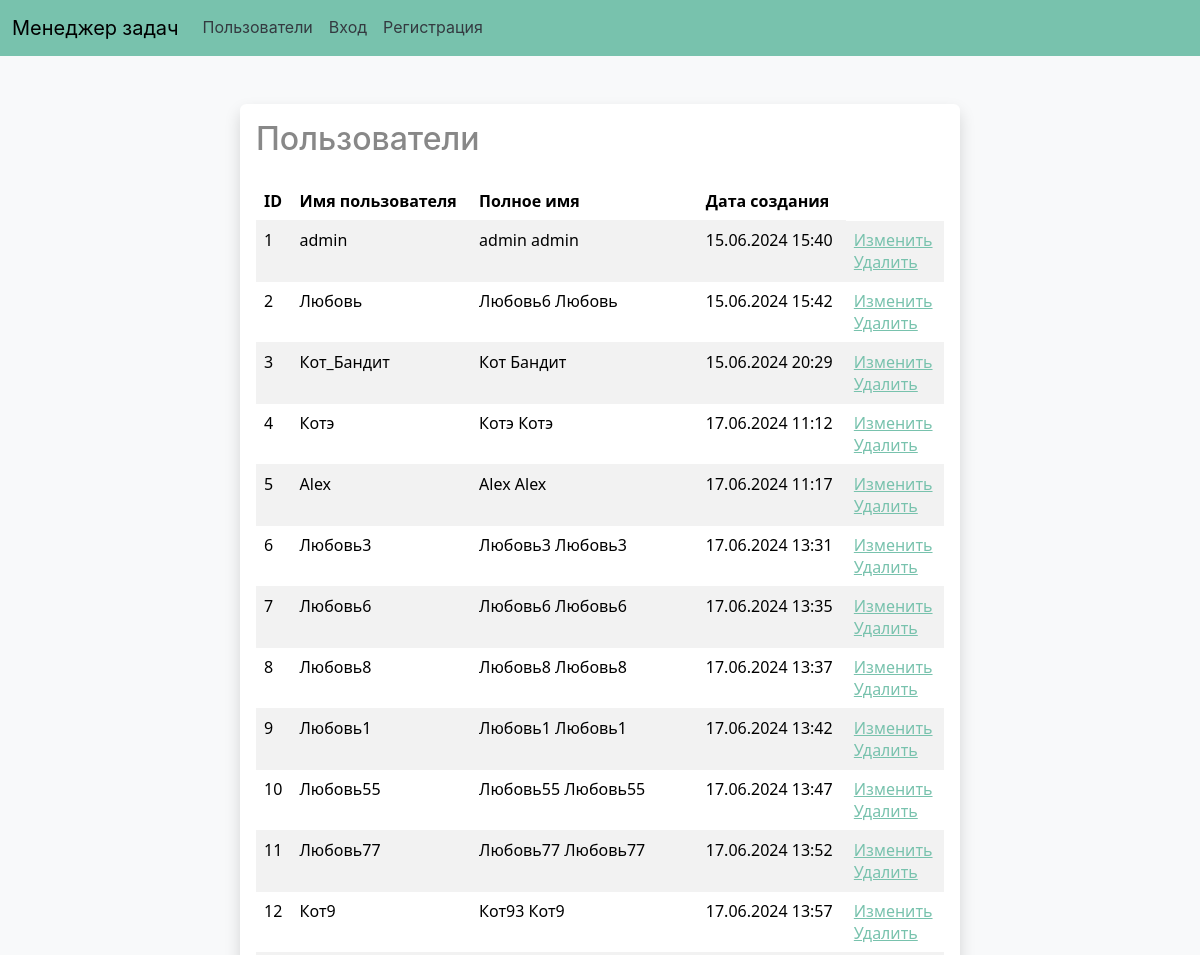
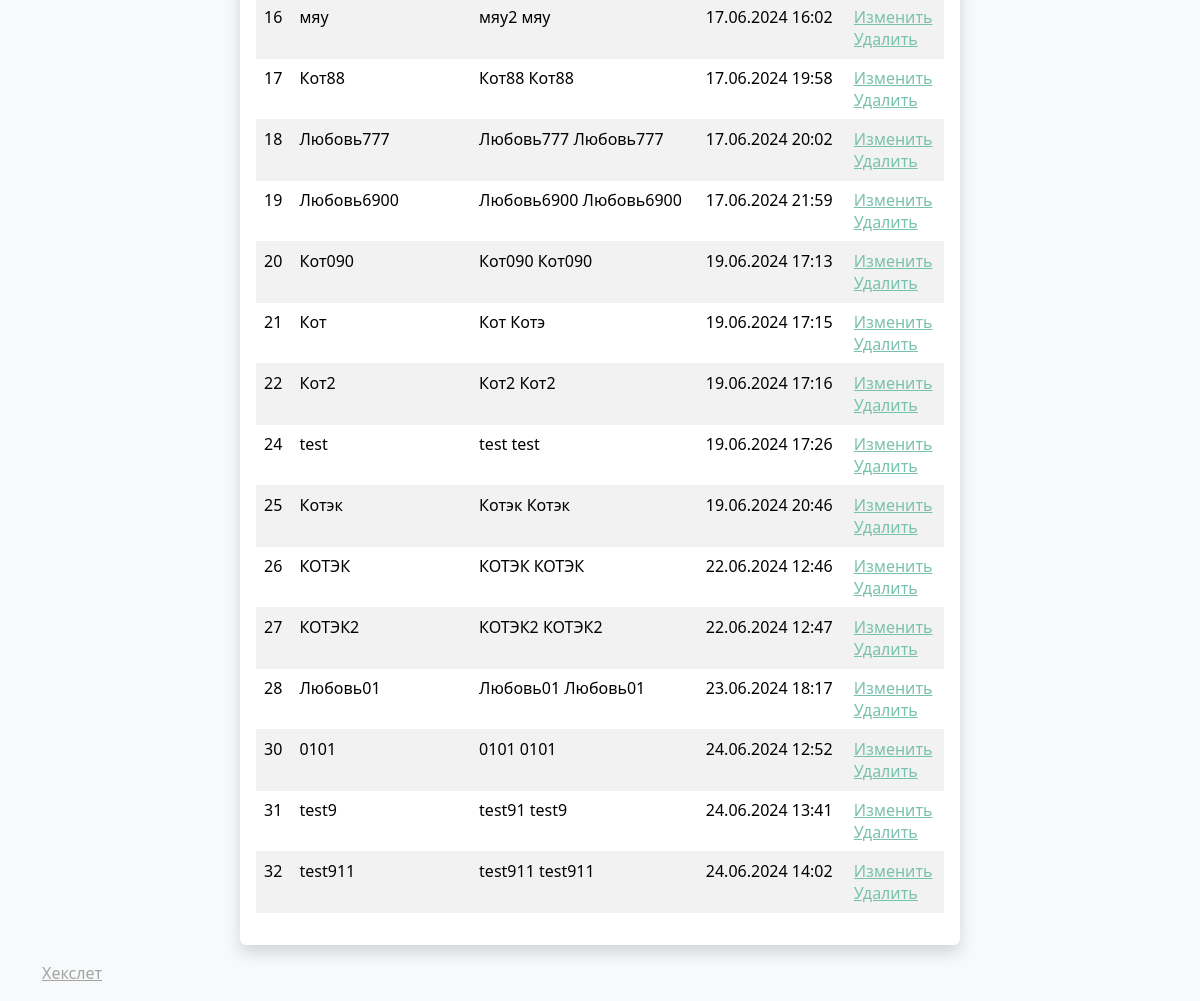
/users/, run on an earlier commit of the app's database (2 pictures, top to bottom).
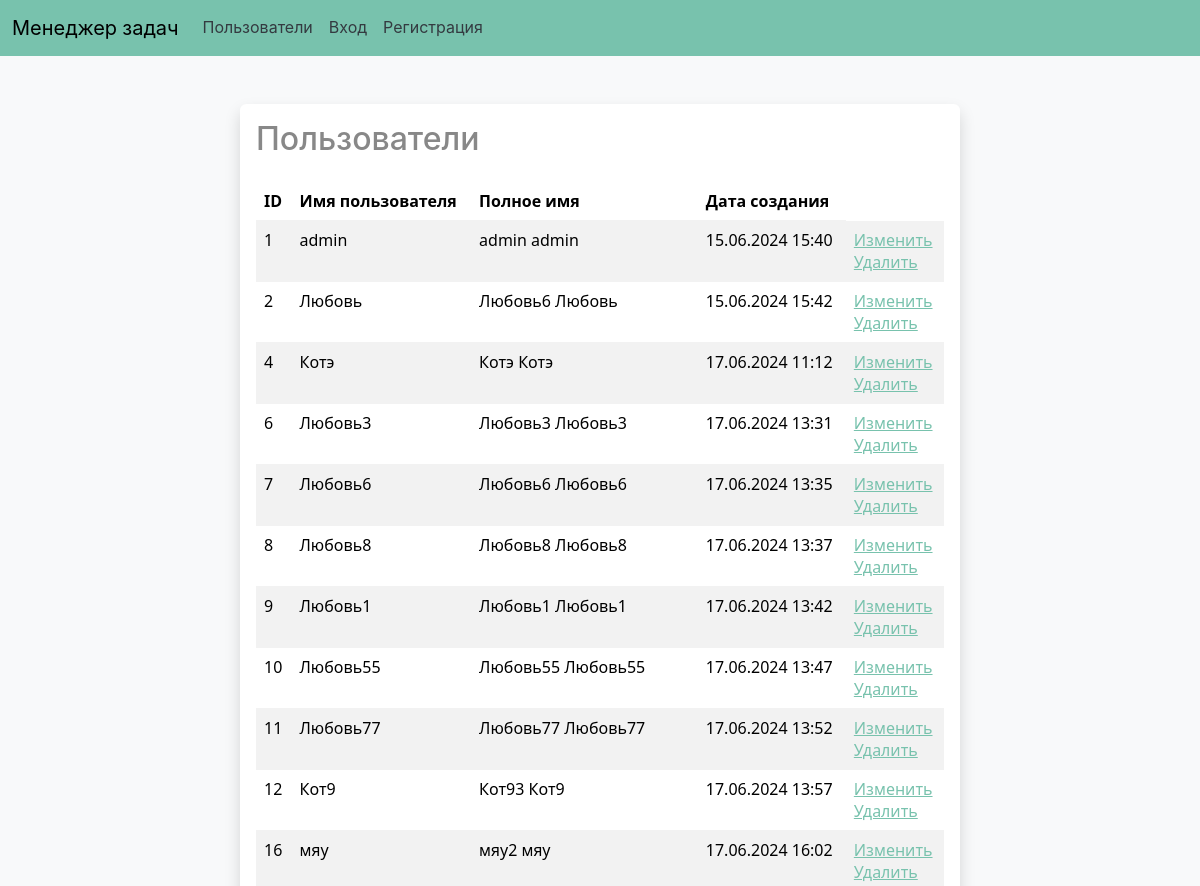
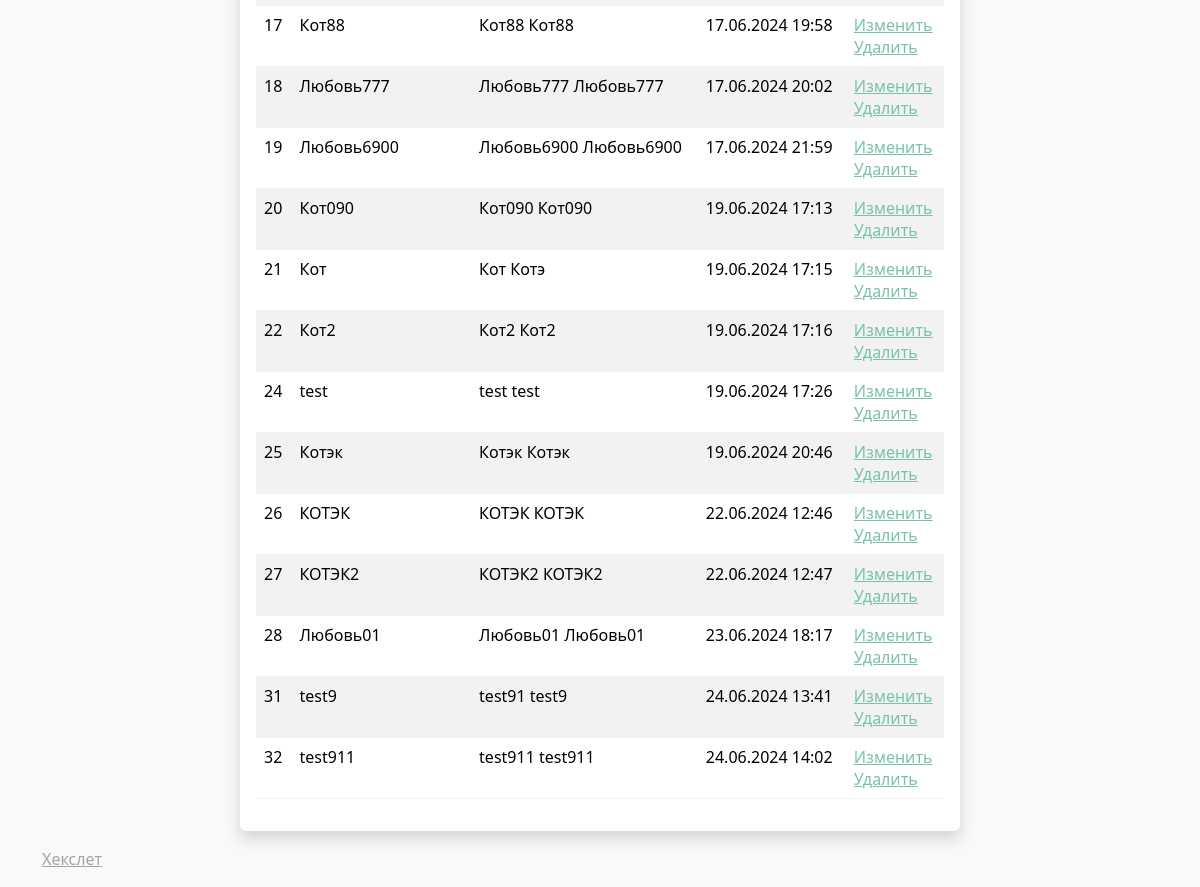
And on a later commit of the database (2 pictures, top to bottom).
### task_manager/models.py (models this page shows, shortened)
class CustomUser(AbstractUser):
    first_name = models.CharField(max_length=100)
    last_name = models.CharField(max_length=100)
    username = models.CharField(max_length=150, unique=True)
    password = models.CharField(max_length=100)
    REQUIRED_FIELDS = ['first_name', 'last_name']

### task_manager/views.py (the view)
# urls.py: path('users/', user_list, name='user-list'),
def user_list(request):
    users = CustomUser.objects.all()
    return render(request, 'users/users.html', {'users': users})

### task_manager/templates/users/users.html
{% extends 'base.html' %}
{% load i18n %}
{% block content %}
<div class="container mt-5">
    <div class="row">
        <div class="col-md-8 offset-md-2">
            <div class="card border-0 shadow">
                <div class="card-body">
                    <h2 class="card-title">{% trans 'Users' %}</h2>
                    <table class="table table-striped mt-4">
                        <thead>
                            <tr>
                                <th>{% trans 'ID' %}</th>
                                <th>{% trans 'Username' %}</th>
                                <th>{% trans 'Full name' %}</th>
                                <th>{% trans 'Creation date' %}</th>
                            </tr>
                        </thead>
                        <tbody>
                            {% for user in users %}
                            <tr>
                                <td>{{ user.id }}</td>
                                <td>{{ user.username }}</td>
                                <td>{{ user.get_full_name }}</td>
                                <td>{{ user.date_joined|date:"d.m.Y H:i" }}</td>
                                <td>
                                    <div><a href="{% url 'user_update' user.id %}">{% trans "Edit" %}</a></div>
                                    <div><a href="{% url 'user_delete' user.id %}">{% trans "Delete" %}</a></div>
                                </td>
                            </tr>
                            {% endfor %}
                        </tbody>
                    </table>
                </div>
            </div>
        </div>
    </div>
</div>
{% endblock %}

### task_manager/templates/base.html (shortened to what this page needs)
{% load i18n %}
{% get_current_language as LANGUAGE_CODE %}
<html lang="{{ LANGUAGE_CODE }}">
<head>
    <link rel="stylesheet" href="https://cdn.jsdelivr.net/npm/bootswatch@5/dist/minty/bootstrap.min.css">
</head>
<body class="bg-light d-flex flex-column min-vh-100">
    <nav>{% include 'nav.html' %}</nav>
    <main role="main" class="container">
        {% block content %}{% endblock %}
    </main>
    <footer class="footer mt-auto py-3 bg-light" style="color: #000;">
        <div class="container">
            <a href="https://ru.hexlet.io/" class="text-muted" style="float:left;">{% trans 'Hexlet' %}</a>
        </div>
    </footer>
</body>
</html>

### task_manager/templates/nav.html (shortened to what this page needs)
{% load i18n %}
{% get_current_language as LANGUAGE_CODE %}
<!DOCTYPE html>
<html lang="{{ LANGUAGE_CODE }}">
<head>
</head>
<body>
    <nav class="navbar navbar-expand-lg bg-primary" data-bs-theme="dark">
        <div class="container-fluid">
            <a class="navbar-brand" href="#" style="color: #000;">{% trans 'Менеджер задач' %}</a>
            <div class="collapse navbar-collapse" id="navbarColor01">
                <ul class="navbar-nav me-auto">
                    <li class="nav-item">
                        <a class="nav-link" href="{% url 'user-list' %}" style="color: #343a40;">{% trans 'Пользователи' %}</a>
                    </li>
                    {% if user.is_authenticated %}
                        <li class="nav-item">
                            <a class="nav-link" href="{% url 'list_statuses' %}" style="color: #343a40;">{% trans 'Статусы' %}</a>
                        </li>
                        <li class="nav-item">
                            <a class="nav-link" href="{% url 'labels-list' %}" style="color: #343a40;">{% trans 'Labels' %}</a>
                        </li>
                        <li class="nav-item">
                            <a class="nav-link" href="{% url 'task_list' %}" style="color: #343a40;">{% trans 'Задачи' %}</a>
                        </li>
                        <li class="nav-item">
                            <a class="nav-link" href="{% url 'logout' %}" style="color: #343a40;">{% trans 'Выход' %}</a>
                        </li>
                    {% else %}
                        <li class="nav-item">
                            <a class="nav-link" href="{% url 'login' %}" style="color: #343a40;">Вход</a>
                        </li>
                        <li class="nav-item">
                            <a class="nav-link" href="{% url 'register' %}" style="color: #343a40;">{% trans 'Регистрация' %}</a>
                        </li>
                    {% endif %}
                </ul>
            </div>
        </div>
    </nav>
</body>
</html>

What changed in the data, as far as the page shows it:
removed CustomUser: id "3", username "Кот_Бандит", get_full_name "Кот Бандит", date_joined "15.06.2024 20:29"
removed CustomUser: id "5", username "Alex", get_full_name "Alex Alex", date_joined "17.06.2024 11:17"
removed CustomUser: id "30", username "0101", get_full_name "0101 0101", date_joined "24.06.2024 12:52"
